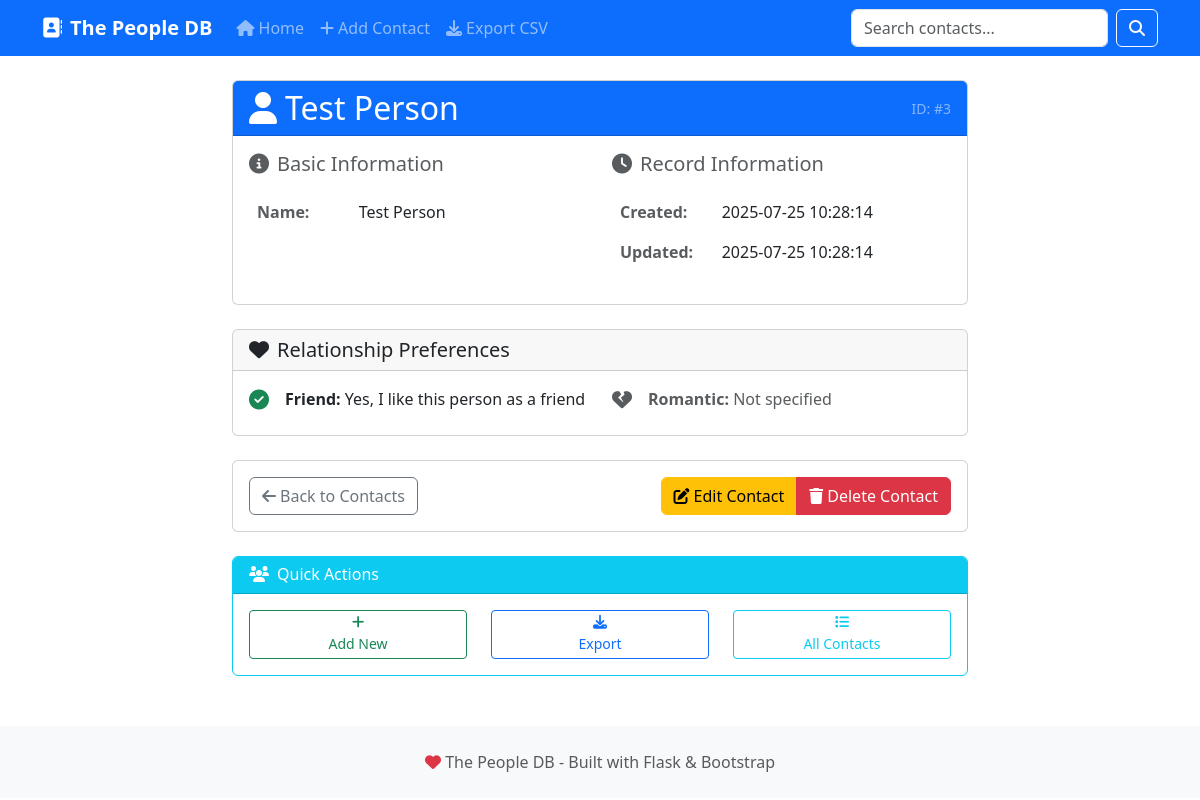
Page /contact/3 on the committed database.
### tables this page shows
CREATE TABLE contacts (
                id INTEGER PRIMARY KEY AUTOINCREMENT,
                name TEXT NOT NULL,
                nickname TEXT,
                birthday TEXT,
                personality_notes TEXT,
                social_media TEXT,
                tags TEXT,
                created_at TIMESTAMP DEFAULT CURRENT_TIMESTAMP,
                updated_at TIMESTAMP DEFAULT CURRENT_TIMESTAMP
            , like_as_friend BOOLEAN DEFAULT 0, like_romantically BOOLEAN DEFAULT 0, address TEXT DEFAULT "");

### app.py (the view)
@app.route('/contact/<int:contact_id>')
def view_contact(contact_id):
    contact = db.get_contact_by_id(contact_id)
    if not contact:
        flash('Contact not found', 'error')
        return redirect(url_for('index'))
    return render_template('view_contact.html', contact=contact)

### templates/view_contact.html (shortened to what this page needs)
{% extends "base.html" %}
{% block content %}
<div class="row">
    <div class="col-lg-8 mx-auto">
        <div class="card mb-4">
            <div class="card-header bg-primary text-white">
                <div class="d-flex justify-content-between align-items-center">
                    <div>
                        <h2 class="mb-0">
                            <i class="fas fa-user me-2"></i>{{ contact.name }}
                        </h2>
                    </div>
                    <small class="text-white-50">ID: #{{ contact.id }}</small>
                </div>
            </div>
            <div class="card-body">
                <div class="row">
                    <div class="col-md-6">
                        <h5 class="text-muted mb-3">
                            <i class="fas fa-info-circle me-2"></i>Basic Information
                        </h5>
                        <table class="table table-borderless">
                            <tbody>
                                <tr>
                                    <td class="fw-bold text-muted" style="width: 30%;">Name:</td>
                                    <td>{{ contact.name }}</td>
                                </tr>
                            </tbody>
                        </table>
                    </div>
                    <div class="col-md-6">
                        <h5 class="text-muted mb-3">
                            <i class="fas fa-clock me-2"></i>Record Information
                        </h5>
                        <table class="table table-borderless">
                            <tbody>
                                <tr>
                                    <td class="fw-bold text-muted" style="width: 30%;">Created:</td>
                                    <td>{{ contact.created_at[:19] if contact.created_at else 'N/A' }}</td>
                                </tr>
                                <tr>
                                    <td class="fw-bold text-muted">Updated:</td>
                                    <td>{{ contact.updated_at[:19] if contact.updated_at else 'N/A' }}</td>
                                </tr>
                            </tbody>
                        </table>
                    </div>
                </div>
            </div>
        </div>
        {% if contact.get('like_as_friend') or contact.get('like_romantically') %}
        <div class="card mb-4">
            <div class="card-header">
                <h5 class="mb-0">
                    <i class="fas fa-heart me-2"></i>Relationship Preferences
                </h5>
            </div>
            <div class="card-body">
                <div class="row">
                    <div class="col-md-6">
                        <div class="d-flex align-items-center mb-2">
                            {% if contact.get('like_as_friend') %}
                                <i class="fas fa-check-circle text-success fa-lg me-3"></i>
                                <span><strong>Friend:</strong> Yes, I like this person as a friend</span>
                            {% else %}
                                <i class="fas fa-times-circle text-muted fa-lg me-3"></i>
                                <span class="text-muted"><strong>Friend:</strong> Not specified</span>
                            {% endif %}
                        </div>
                    </div>
                    <div class="col-md-6">
                        <div class="d-flex align-items-center mb-2">
                            {% if contact.get('like_romantically') %}
                                <i class="fas fa-heart text-danger fa-lg me-3"></i>
                                <span><strong>Romantic:</strong> Yes, I like this person romantically</span>
                            {% else %}
                                <i class="fas fa-heart-broken text-muted fa-lg me-3"></i>
                                <span class="text-muted"><strong>Romantic:</strong> Not specified</span>
                            {% endif %}
                        </div>
                    </div>
                </div>
            </div>
        </div>
        {% endif %}
        <div class="card">
            <div class="card-body">
                <div class="d-flex justify-content-between align-items-center">
                    <a href="{{ url_for('index') }}" class="btn btn-outline-secondary">
                        <i class="fas fa-arrow-left me-1"></i>Back to Contacts
                    </a>
                    <div class="btn-group" role="group">
                        <a href="{{ url_for('edit_contact', contact_id=contact.id) }}" class="btn btn-warning">
                            <i class="fas fa-edit me-1"></i>Edit Contact
                        </a>
                        <button type="button" class="btn btn-danger" data-bs-toggle="modal" data-bs-target="#deleteModal">
                            <i class="fas fa-trash me-1"></i>Delete Contact
                        </button>
                    </div>
                </div>
            </div>
        </div>
        <div class="mt-4">
            <div class="card border-info">
                <div class="card-header bg-info text-white">
                    <h6 class="mb-0">
                        <i class="fas fa-users me-2"></i>Quick Actions
                    </h6>
                </div>
                <div class="card-body">
                    <div class="row text-center">
                        <div class="col-4">
                            <a href="{{ url_for('add_contact') }}" class="btn btn-outline-success btn-sm w-100">
                                <i class="fas fa-plus mb-1 d-block"></i>
                                Add New
                            </a>
                        </div>
                        <div class="col-4">
                            <a href="{{ url_for('export_contacts') }}" class="btn btn-outline-primary btn-sm w-100">
                                <i class="fas fa-download mb-1 d-block"></i>
                                Export
                            </a>
                        </div>
                        <div class="col-4">
                            {% if contact.tags %}
                            <a href="{{ url_for('index', tag=contact.tags[0]) }}" class="btn btn-outline-info btn-sm w-100">
                                <i class="fas fa-filter mb-1 d-block"></i>
                                Similar
                            </a>
                            {% else %}
                            <a href="{{ url_for('index') }}" class="btn btn-outline-info btn-sm w-100">
                                <i class="fas fa-list mb-1 d-block"></i>
                                All Contacts
                            </a>
                            {% endif %}
                        </div>
                    </div>
                </div>
            </div>
        </div>
    </div>
</div>
{% endblock %}

### rows in the picture
contacts: name "Test Person", id "3", created_at "2025-07-25 10:28:14", updated_at "2025-07-25 10:28:14"
